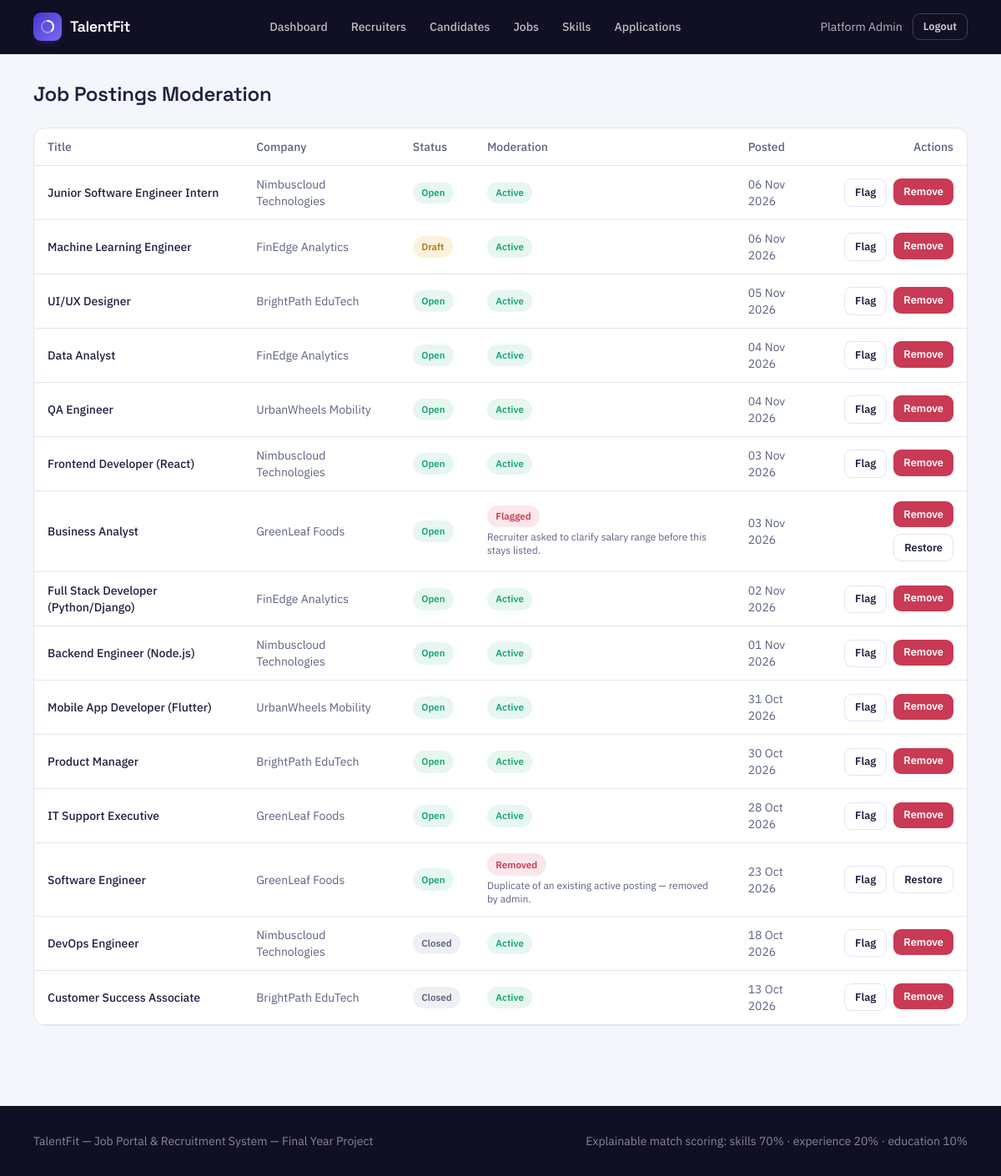
Page /admin/jobs (signed in) on the committed database.
### tables this page shows
CREATE TABLE users (
    id INT AUTO_INCREMENT PRIMARY KEY,
    name VARCHAR(150) NOT NULL,
    email VARCHAR(190) NOT NULL UNIQUE,
    password_hash VARCHAR(255) NULL,
    role ENUM('admin', 'recruiter', 'candidate') NOT NULL,
    status ENUM('pending', 'approved', 'rejected', 'suspended') NOT NULL DEFAULT 'approved',
    source ENUM('seed', 'self_registered', 'bulk_import', 'admin_manual') NOT NULL DEFAULT 'self_registered',
    reset_token VARCHAR(64) NULL,
    reset_token_expires_at DATETIME NULL,
    created_at TIMESTAMP NOT NULL DEFAULT CURRENT_TIMESTAMP,
    updated_at TIMESTAMP NOT NULL DEFAULT CURRENT_TIMESTAMP ON UPDATE CURRENT_TIMESTAMP
);

CREATE TABLE jobs (
    id INT AUTO_INCREMENT PRIMARY KEY,
    recruiter_id INT NOT NULL,
    title VARCHAR(180) NOT NULL,
    description TEXT NOT NULL,
    location VARCHAR(150) NOT NULL,
    job_type ENUM('full_time', 'part_time', 'internship', 'contract') NOT NULL DEFAULT 'full_time',
    min_years_experience DECIMAL(4,1) NOT NULL DEFAULT 0,
    min_education_level ENUM('high_school', 'diploma', 'bachelor', 'master', 'phd') NULL,
    status ENUM('draft', 'open', 'closed') NOT NULL DEFAULT 'open',
    moderation_status ENUM('active', 'flagged', 'removed') NOT NULL DEFAULT 'active',
    moderation_note VARCHAR(255) NULL,
    created_at TIMESTAMP NOT NULL DEFAULT CURRENT_TIMESTAMP,
    updated_at TIMESTAMP NOT NULL DEFAULT CURRENT_TIMESTAMP ON UPDATE CURRENT_TIMESTAMP,
    CONSTRAINT fk_jobs_recruiter FOREIGN KEY (recruiter_id) REFERENCES users(id) ON DELETE CASCADE
);

CREATE TABLE recruiter_profiles (
    user_id INT PRIMARY KEY,
    company_name VARCHAR(180) NOT NULL,
    company_description TEXT NULL,
    logo_path VARCHAR(255) NULL,
    website VARCHAR(255) NULL,
    work_email_domain VARCHAR(150) NULL,
    contact_name VARCHAR(150) NULL,
    contact_phone VARCHAR(30) NULL,
    CONSTRAINT fk_rp_user FOREIGN KEY (user_id) REFERENCES users(id) ON DELETE CASCADE
);

### app/views/admin/jobs/index.php (the view, shortened to what the rows shown need)
<h1 class="font-display font-semibold text-2xl text-ink mb-6">Job Postings Moderation</h1>
<div class="card-surface overflow-x-auto">
    <table class="w-full text-sm">
        <thead>
            <tr class="text-left text-slateink border-b hairline">
                <th class="py-3 px-4 font-medium">Title</th>
                <th class="py-3 px-4 font-medium">Company</th>
                <th class="py-3 px-4 font-medium">Status</th>
                <th class="py-3 px-4 font-medium">Moderation</th>
                <th class="py-3 px-4 font-medium">Posted</th>
                <th class="py-3 px-4 font-medium text-right">Actions</th>
            </tr>
        </thead>
        <tbody>
        <?php foreach ($jobs as $j): ?>
            <tr class="border-b hairline">
                <td class="py-3 px-4 font-medium text-ink"><a class="hover:text-indigo" href="<?= Router::url('/jobs/' . $j['id']) ?>" target="_blank"><?= e($j['title']) ?></a></td>
                <td class="py-3 px-4 text-slateink"><?= e($j['company_name']) ?></td>
                <td class="py-3 px-4"><span class="status-badge status-<?= e($j['status']) ?> capitalize"><?= e($j['status']) ?></span></td>
                <td class="py-3 px-4">
                    <span class="status-badge status-<?= $j['moderation_status'] === 'active' ? 'open' : ($j['moderation_status'] === 'flagged' ? 'flagged' : 'suspended') ?> capitalize"><?= e($j['moderation_status']) ?></span>
                    <?php if ($j['moderation_note']): ?><div class="text-xs text-slateink mt-1 max-w-xs"><?= e($j['moderation_note']) ?></div><?php endif; ?>
                </td>
                <td class="py-3 px-4 text-slateink"><?= format_date($j['created_at']) ?></td>
                <td class="py-3 px-4">
                    <div class="flex gap-2 justify-end flex-wrap">
                        <?php if ($j['moderation_status'] !== 'flagged'): ?>
                            <form method="post" action="<?= Router::url('/admin/jobs/' . $j['id'] . '/flag') ?>" onsubmit="return promptNote(this, 'Reason for flagging?');">
                                <button type="submit" class="btn-secondary btn-sm">Flag</button>
                            </form>
                        <?php endif; ?>
                        <?php if ($j['moderation_status'] !== 'removed'): ?>
                            <form method="post" action="<?= Router::url('/admin/jobs/' . $j['id'] . '/remove') ?>" onsubmit="return promptNote(this, 'Reason for removal?');">
                                <button type="submit" class="btn-danger btn-sm">Remove</button>
                            </form>
                        <?php endif; ?>
                        <?php if ($j['moderation_status'] !== 'active'): ?>
                            <form method="post" action="<?= Router::url('/admin/jobs/' . $j['id'] . '/restore') ?>"><?= Csrf::field() ?><button class="btn-secondary btn-sm">Restore</button></form>
                        <?php endif; ?>
                    </div>
                </td>
            </tr>
        <?php endforeach; ?>
        </tbody>
    </table>
</div>

### core/Router.php (shortened to what the rows shown need)
<?php
class Router
{
    private array $routes = ['GET' => [], 'POST' => []];
    private static string $basePath = '';
    public static function setBasePath(string $path): void
    {
        self::$basePath = rtrim($path, '/');
    }
    public static function url(string $path = ''): string
    {
        return self::$basePath . $path;
    }
    public function get(string $pattern, array $handler): void
    {
        $this->routes['GET'][$pattern] = $handler;
    }
    public function post(string $pattern, array $handler): void
    {
        $this->routes['POST'][$pattern] = $handler;
    }
    public function dispatch(string $method, string $uri): void
    {
        $path = parse_url($uri, PHP_URL_PATH) ?? '/';
        $path = rtrim($path, '/');
        foreach ($this->routes[$method] ?? [] as $pattern => $handler) {
            $params = $this->match($pattern, $path);
            if ($params !== null) {
                [$controllerClass, $action] = $handler;
                $controller = new $controllerClass();
                call_user_func_array([$controller, $action], $params);
                return;
            }
        }
    }
    private function match(string $pattern, string $path): ?array
    {
        $regex = preg_replace('#\{[a-zA-Z_]+\}#', '([^/]+)', $pattern);
        $regex = rtrim($regex, '/');
        if ($regex === '') {
            $regex = '/';
        }
        if (!preg_match('#^' . $regex . '$#', $path, $matches)) {
            return null;
        }
        array_shift($matches);
        return $matches;
    }
}

### app/views/partials/header.php (shortened to what the rows shown need)
<?php
$currentUser = Auth::user();
$role = $currentUser['role'] ?? null;
?>
<!doctype html>
<html lang="en">
<head>
    <script src="https://cdn.tailwindcss.com"></script>
    <link href="<?= Router::url('/assets/css/style.css') ?>" rel="stylesheet">
</head>
<body class="font-body">
<nav class="tf-nav">
    <div class="max-w-6xl mx-auto px-4 flex items-center justify-between h-16">
        <a href="<?= Router::url($currentUser ? Auth::dashboardPath() : '/') ?>" class="flex items-center gap-2.5">
            <span class="brand-mark">
                <svg width="18" height="18" viewBox="0 0 36 36" fill="none">
                    <circle cx="18" cy="18" r="14" stroke="rgba(255,255,255,0.35)" stroke-width="4"/>
                    <path d="M18 4a14 14 0 0 1 9.9 23.9" stroke="#fff" stroke-width="4" stroke-linecap="round"/>
                </svg>
            </span>
            <span class="font-display font-semibold text-white text-lg tracking-tight">TalentFit</span>
        </a>
        <div class="hidden md:flex items-center gap-1 text-sm font-medium">
            <?php if ($role === 'admin'): ?>
                <a class="nav-link px-3 py-2" href="<?= Router::url('/admin/dashboard') ?>">Dashboard</a>
                <a class="nav-link px-3 py-2" href="<?= Router::url('/admin/recruiters') ?>">Recruiters</a>
                <a class="nav-link px-3 py-2" href="<?= Router::url('/admin/candidates') ?>">Candidates</a>
                <a class="nav-link px-3 py-2" href="<?= Router::url('/admin/jobs') ?>">Jobs</a>
                <a class="nav-link px-3 py-2" href="<?= Router::url('/admin/skills') ?>">Skills</a>
                <a class="nav-link px-3 py-2" href="<?= Router::url('/admin/applications') ?>">Applications</a>
            <?php else: ?>
                <a class="nav-link px-3 py-2" href="<?= Router::url('/jobs') ?>">Browse Jobs</a>
            <?php endif; ?>
        </div>
        <div class="flex items-center gap-3">
            <?php if ($currentUser): ?>
                <a href="<?= Router::url('/account') ?>" class="hidden sm:inline text-sm text-white/70 hover:text-white"><?= e($currentUser['name']) ?></a>
                <form method="post" action="<?= Router::url('/logout') ?>">
                    <button type="submit" class="btn-secondary btn-sm !bg-transparent !text-white/80 !border-white/20 hover:!text-white">Logout</button>
                </form>
            <?php else: ?>
                <a href="<?= Router::url('/login') ?>" class="text-sm font-medium text-white/80 hover:text-white">Login</a>
                <a href="<?= Router::url('/register') ?>" class="btn-primary btn-sm">Get started</a>
            <?php endif; ?>
        </div>
    </div>
</nav>
<main class="max-w-6xl mx-auto px-4 py-8">

### rows in the picture
users: name "Platform Admin"
jobs: title "Junior Software Engineer Intern", recruiter_profiles.company_name "Nimbuscloud Technologies", status "Open", moderation_status "Active", created_at "06 Nov 2026"
jobs: title "Machine Learning Engineer", recruiter_profiles.company_name "FinEdge Analytics", status "Draft", moderation_status "Active", created_at "06 Nov 2026"
jobs: title "UI/UX Designer", recruiter_profiles.company_name "BrightPath EduTech", status "Open", moderation_status "Active", created_at "05 Nov 2026"
jobs: title "Data Analyst", recruiter_profiles.company_name "FinEdge Analytics", status "Open", moderation_status "Active", created_at "04 Nov 2026"
jobs: title "QA Engineer", recruiter_profiles.company_name "UrbanWheels Mobility", status "Open", moderation_status "Active", created_at "04 Nov 2026"
jobs: title "Frontend Developer (React)", recruiter_profiles.company_name "Nimbuscloud Technologies", status "Open", moderation_status "Active", created_at "03 Nov 2026"
jobs: title "Business Analyst", recruiter_profiles.company_name "GreenLeaf Foods", status "Open", moderation_status "Flagged", moderation_note "Recruiter asked to clarify salary range before this stays listed.", created_at "03 Nov 2026"
jobs: title "Full Stack Developer (Python/Django)", recruiter_profiles.company_name "FinEdge Analytics", status "Open", moderation_status "Active", created_at "02 Nov 2026"
jobs: title "Backend Engineer (Node.js)", recruiter_profiles.company_name "Nimbuscloud Technologies", status "Open", moderation_status "Active", created_at "01 Nov 2026"
jobs: title "Mobile App Developer (Flutter)", recruiter_profiles.company_name "UrbanWheels Mobility", status "Open", moderation_status "Active", created_at "31 Oct 2026"
jobs: title "Product Manager", recruiter_profiles.company_name "BrightPath EduTech", status "Open", moderation_status "Active", created_at "30 Oct 2026"
jobs: title "IT Support Executive", recruiter_profiles.company_name "GreenLeaf Foods", status "Open", moderation_status "Active", created_at "28 Oct 2026"
jobs: title "Software Engineer", recruiter_profiles.company_name "GreenLeaf Foods", status "Open", moderation_status "Removed", moderation_note "Duplicate of an existing active posting — removed by admin.", created_at "23 Oct 2026"
jobs: title "DevOps Engineer", recruiter_profiles.company_name "Nimbuscloud Technologies", status "Closed", moderation_status "Active", created_at "18 Oct 2026"
jobs: title "Customer Success Associate", recruiter_profiles.company_name "BrightPath EduTech", status "Closed", moderation_status "Active", created_at "13 Oct 2026"
